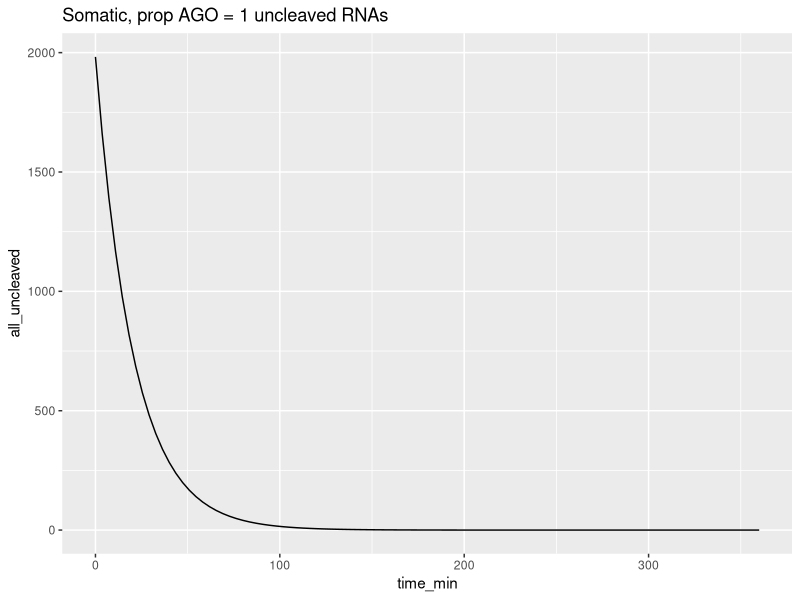
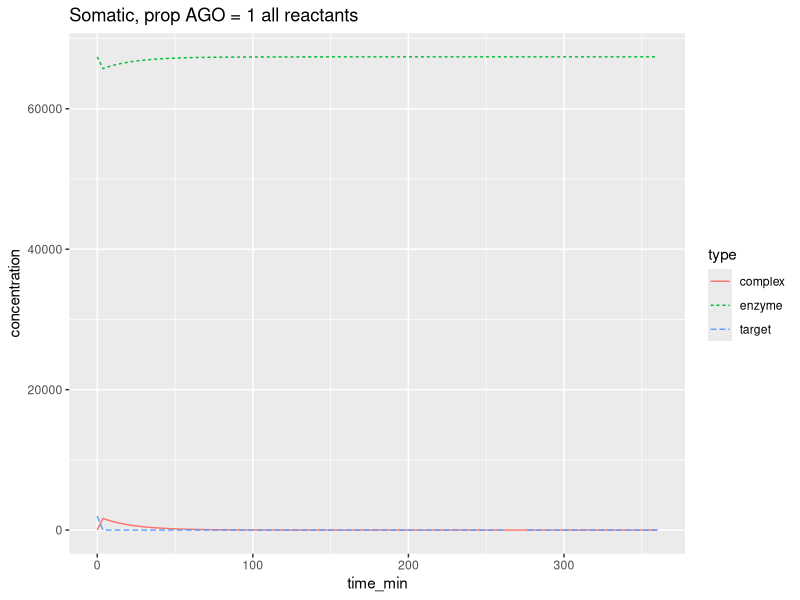
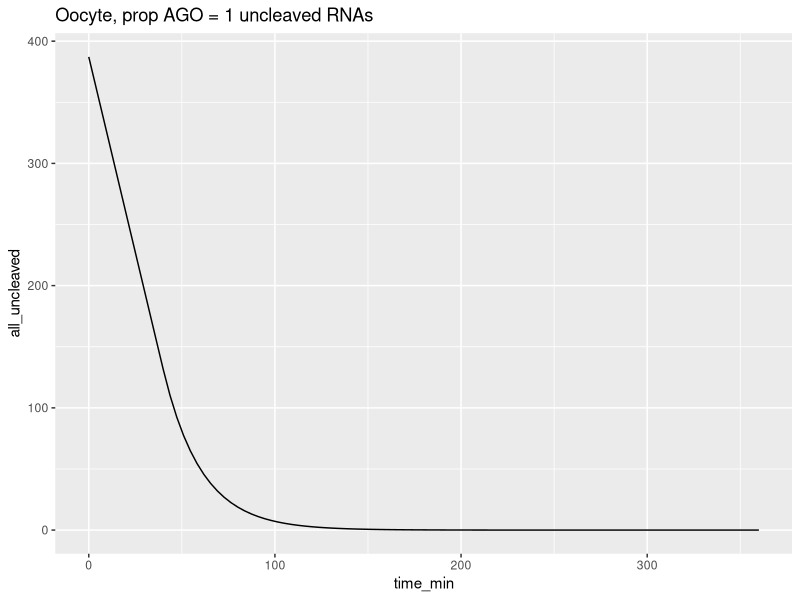
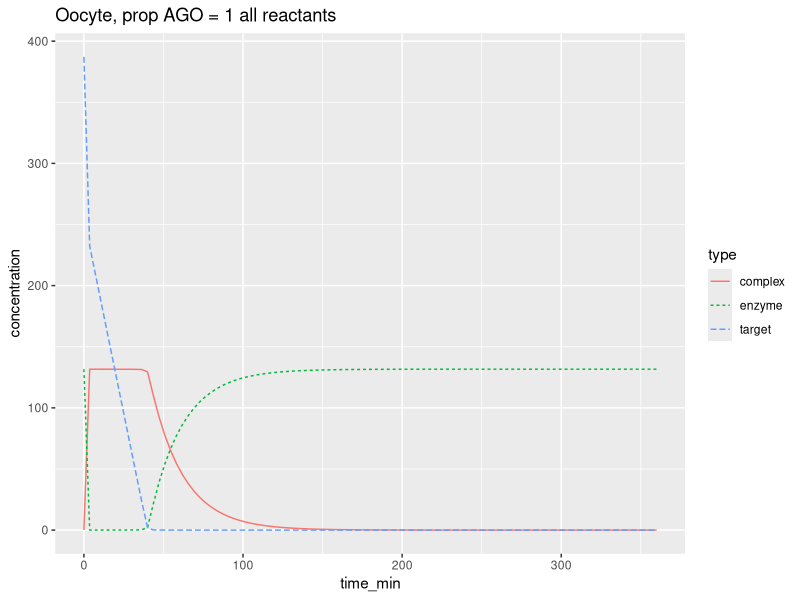
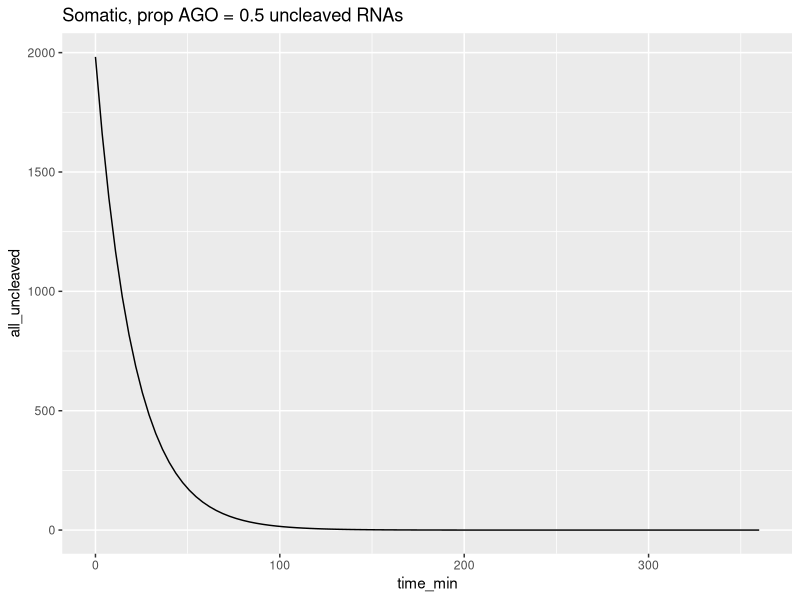
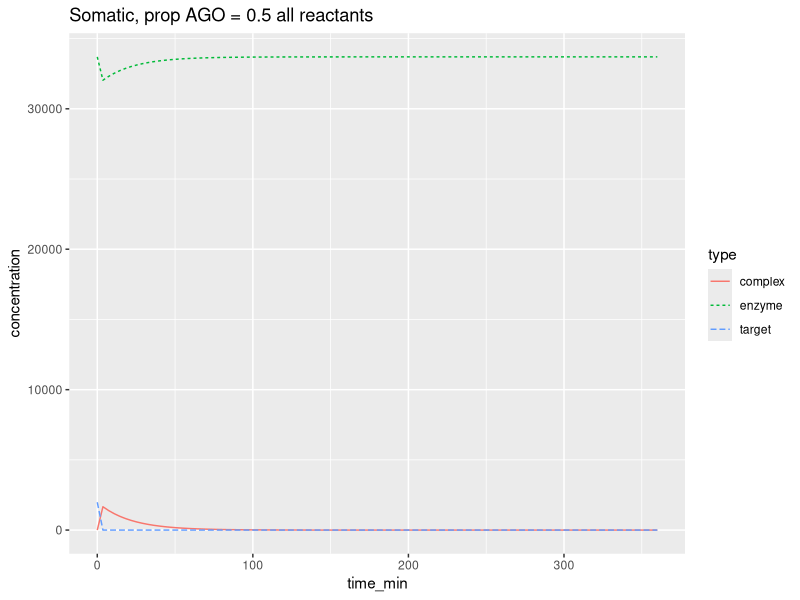
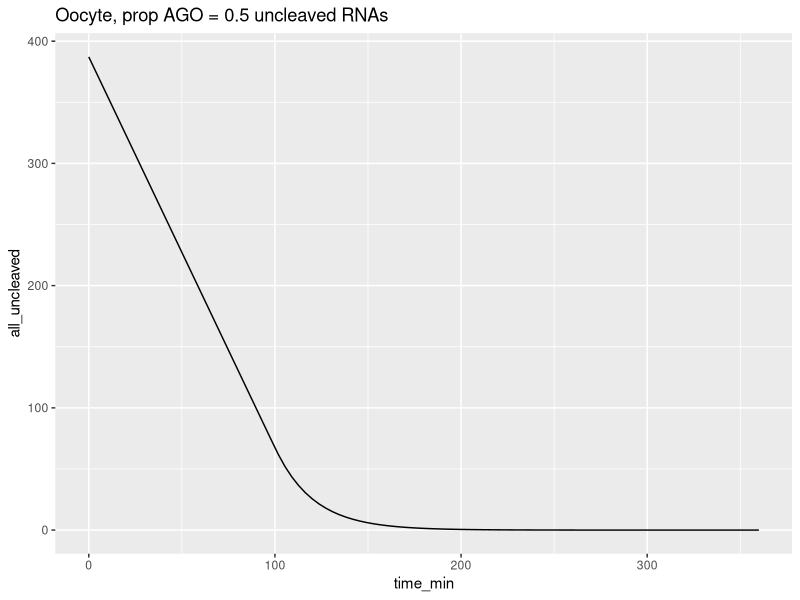
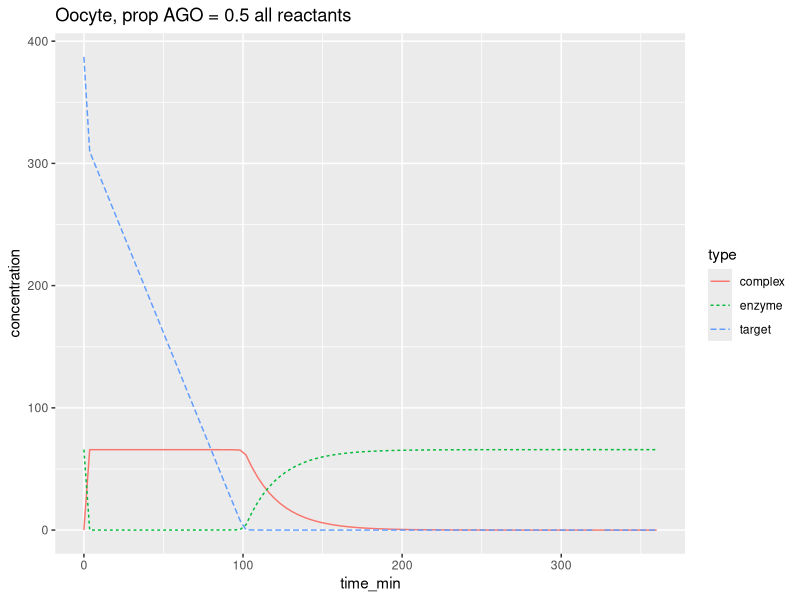

These figures' R source, in order:
## ---- chunk 1
library(deSolve)
library(tidyverse)
library(cowplot)
## ---- chunk 2
#mole_unit <- 6.022e20 #Mili mole
# mole_unit_from_nano_mole <- 1e-6
# mole_unit_from_mole <- 1e3

mole_unit <- 6.022e14 #nano mole
mole_unit_from_nano_mole <- 1
mole_unit_from_mole <- 1e9

K_M_siRNA <- 0.1 * mole_unit_from_nano_mole
k_on_siRNA <- 3.6e7 / mole_unit_from_mole
k_off_siRNA <- 7.7e-4
k_cat_siRNA <- 8.1e-4

k_on_miRNA <- 0.2e8 / mole_unit_from_mole
k_off_miRNA <- 0.051e-2


AGO_somatic <- 1.7e5 / mole_unit
AGO_oocyte <- AGO_somatic

siRNA_target_somatic <- 5000 / mole_unit
miRNA_target_somatic <- siRNA_target_somatic
somatic_radius <- 10e-6 
somatic_volume <- (4/3)*pi* somatic_radius^3

siRNA_target_oocyte <- 5e5 / mole_unit
miRNA_target_oocyte <- siRNA_target_oocyte
oocyte_radius <- 80e-6 
oocyte_volume <- (4/3)*pi* oocyte_radius^3

times <- seq(0,6*60*60, length.out = 100)



## ---- chunk 3
one_step_degradation <- function(t, state, parameters) {
  with(as.list(c(state, parameters)), {
    d_target <- -k_on * enzyme * target + k_off * complex 
    d_enzyme <- -k_on * enzyme * target + k_off * complex + k_cat * complex
    d_complex <- k_on * enzyme * target - k_off * complex - k_cat * complex
    list(c(d_target, d_enzyme, d_complex))
  })
}

plot_ode_result <- function(out, title) {
  out_tidy <- out %>% as.data.frame() %>% 
    gather(type, concentration, -time) %>%
    mutate(time_min = time / 60) 
    
  
  uncleaved_plot <- out_tidy %>% 
    filter(type != "enzyme") %>%
    group_by(time_min) %>%
    summarise(all_uncleaved = sum(concentration)) %>%
    (function(data) { 
      ggplot(data,aes(x = time_min, y = all_uncleaved)) + geom_line() +
        ggtitle(paste0(title," uncleaved RNAs"))  +
        ylim(0, max(data$all_uncleaved)) 
    })

  print(uncleaved_plot)
  
  auxiliary_plot <- 
    ggplot(out_tidy, aes(x = time_min, y = concentration, color = type, linetype = type)) + geom_line() +
    ggtitle(paste0(title," all reactants") ) + 
    ylim(0, max(out_tidy$concentration))


  print(auxiliary_plot)
}

for(prop_AGO_available_siRNA in c(1,0.5,0.1)) {



  params_siRNA <- c(k_cat = k_cat_siRNA, k_on = k_on_siRNA, k_off = k_off_siRNA)
  
  state <- c(target = siRNA_target_somatic / somatic_volume, enzyme = prop_AGO_available_siRNA * AGO_somatic / somatic_volume, complex = 0)
  
  out_siRNA <- ode(y = state, times = times, func = one_step_degradation, parms = params_siRNA)
  
  
  
  plot_ode_result(out_siRNA,paste0("Somatic, prop AGO = ", prop_AGO_available_siRNA))
  
  
  
  state <- c(target = siRNA_target_oocyte / oocyte_volume, enzyme = prop_AGO_available_siRNA * AGO_oocyte / oocyte_volume, complex = 0)
  
  out_siRNA_oo <- ode(y = state, times = times, func = one_step_degradation, parms = params_siRNA)
  
  plot_ode_result(out_siRNA_oo,paste0("Oocyte, prop AGO = ", prop_AGO_available_siRNA))
}
## ---- chunk 4
prop_AGO_available_miRNA = 0.1


k_cat_miRNA_one_step <- 0.2 * k_cat_siRNA
params_miRNA_one_step <- c(k_cat = k_cat_miRNA_one_step, k_on = k_on_miRNA, k_off = k_off_miRNA)

state <- c(target = miRNA_target_somatic / somatic_volume, enzyme = prop_AGO_available_miRNA * AGO_somatic / somatic_volume, complex = 0)

out_miRNA_one_step_somatic <- ode(y = state, times = times, func = one_step_degradation, parms = params_miRNA_one_step)

plot_ode_result(out_miRNA_one_step_somatic, "miRNA - somatic - one step deg.")


state <- c(target = miRNA_target_oocyte / oocyte_volume, enzyme = prop_AGO_available_miRNA * AGO_oocyte / oocyte_volume, complex = 0)

out_miRNA_one_step_oo <- ode(y = state, times = times, func = one_step_degradation, parms = params_miRNA_one_step)

plot_ode_result(out_miRNA_one_step_oo, "miRNA - Oocyte - one step deg.")

## ---- chunk 5
k_cat_miRNA <- 0.2 * k_cat_siRNA
k_intermediate_miRNA <- 1 * k_cat_siRNA

times <- seq(0,6*60*60, length.out = 100) #Skip first few seconds as the system stabilizes


two_step_degradation <- function(t, state, parameters) {
  with(as.list(c(state, parameters)), {
    d_target <- -k_on * enzyme * target + k_off * complex 
    d_enzyme <- -k_on * enzyme * target + k_off * complex + k_cat * intermediate
    d_complex <- k_on * enzyme * target - k_off * complex - k_intermediate * complex
    d_intermediate <- k_intermediate * complex - k_cat * intermediate
    list(c(d_target, d_enzyme, d_complex, d_intermediate))
  })
}

params_miRNA <- c(k_on = k_on_miRNA, k_off = k_off_miRNA, k_cat = k_cat_miRNA, k_intermediate = k_intermediate_miRNA)

state_somatic <- c(target = miRNA_target_somatic / somatic_volume, enzyme = (prop_AGO_available_miRNA * AGO_somatic) / somatic_volume, complex = 0, intermediate = 0)

out_miRNA <- ode(y = state_somatic, times = times, func = two_step_degradation, parms = params_miRNA)



plot_ode_result(out_miRNA, "Somatic")

state_oo <- c(target = miRNA_target_oocyte / oocyte_volume, enzyme = (prop_AGO_available_miRNA * AGO_oocyte) / oocyte_volume, complex = 0, intermediate = 0)

out_miRNA_oo <- ode(y = state_oo, times = times, func = two_step_degradation, parms = params_miRNA)

plot_ode_result(out_miRNA_oo, "Oocyte")
